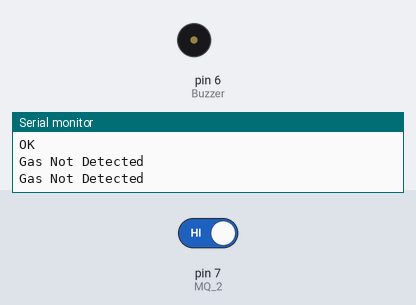
Simulated run of this sketch. Board: Arduino Uno, built with avr-gcc and run on an emulated ATmega328P. On the bench: buzzer (waves = sounding, pin HIGH), the last lines printed to the serial monitor. The test bench sets the inputs (shaded band); at power-on: pin 7 (MQ_2) HIGH. The modem accepts every AT command (registered, SIM ready, sends succeed) and sends nothing else.

Above: at 2.7 s.
2.8 s: pin 7 (MQ_2) driven LOW
At 4.8 s:
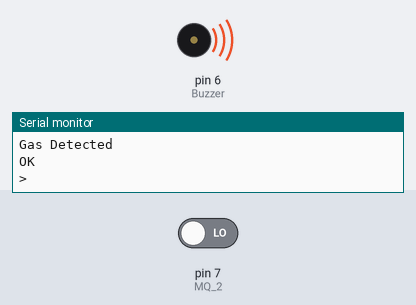
6.5 s: pin 7 (MQ_2) driven HIGH
At 8.0 s:
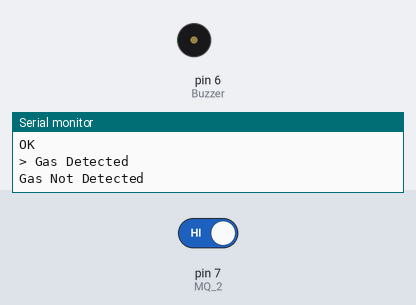
Timing chart, 0 to 9.5 s (numbered marks = the images above; inputs shaded):
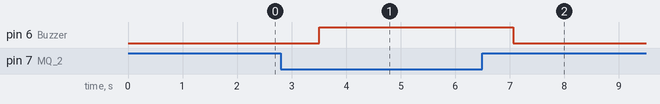

The sketch:

GasLeakageDetector.ino
```cpp
#include <SoftwareSerial.h>  //GSM Library

int Buzzer = 6; //Buzzer connected to Arduino pin D6
int MQ_2 = 7; //MQ_2 Connected to Arduino pin 7
int Sent = 0; //Tracking Variable to track weather sms was sent or not
                    //tx and RX
SoftwareSerial mySerial(4, 5); //Initializing the GSM pins and telling the Arduino where your have connected the RC and TX Pin to it

void setup() {
  Serial.begin(9600); //initializing the Serial Monitor to run on that Baud Rate
  mySerial.begin(9600); //Initializing the GSM Module to run on that Baud Rate

  pinMode(Buzzer, OUTPUT); //We are the setting the Buzzer as an OUTPUT Device hence will take two parameters either High or LOW
  pinMode(MQ_2, INPUT);  //We are setting the Gas Sensor as an INPUT so that the Arduino can Read data from that pin

  mySerial.println("AT");  //Once the handshake test is successful, it will back to OK
  updateSerial();
  delay(1000);
}

void loop() {
  int GasValue = digitalRead(MQ_2); //The arduino reads Gas Sensor Pin data and store it to the GasValue Variable

  if (GasValue == 0) { //Here the microcontroller checks the GasValue Variable if it matches with 0, and if its true then it execute what is in the loop
    Serial.println("Gas Detected");
    digitalWrite(Buzzer, HIGH);
    if (Sent == 0) {
      mySerial.println("AT+CMGF=1");  // Configuring TEXT mode
      updateSerial();
      mySerial.println("AT+CMGS=\"+254708264308\"");  //change ZZ with country code and xxxxxxxxxxx with phone number to sms
      updateSerial();
      mySerial.print("Gas Leakage Detected");  //text content
      updateSerial();
      mySerial.write(26);
      Sent  = 1;
    }
    delay(1000);
  } else if (GasValue == 1) {
    Sent = 0;
    Serial.println("Gas Not Detected");
    digitalWrite(Buzzer, LOW);
    delay(1000);
  }
}
void updateSerial() {
  delay(500);
  while (Serial.available()) {
    mySerial.write(Serial.read());  //Forward what Serial received to Software Serial Port
  }
  while (mySerial.available()) {
    Serial.write(mySerial.read());  //Forward what Software Serial received to Serial Port
  }
}
```

Measured:
- after the input at 2.8 s, pin 6 (Buzzer): LOW → HIGH after 0.71 s
- after the input at 6.5 s, pin 6 (Buzzer): HIGH → LOW after 0.57 s
